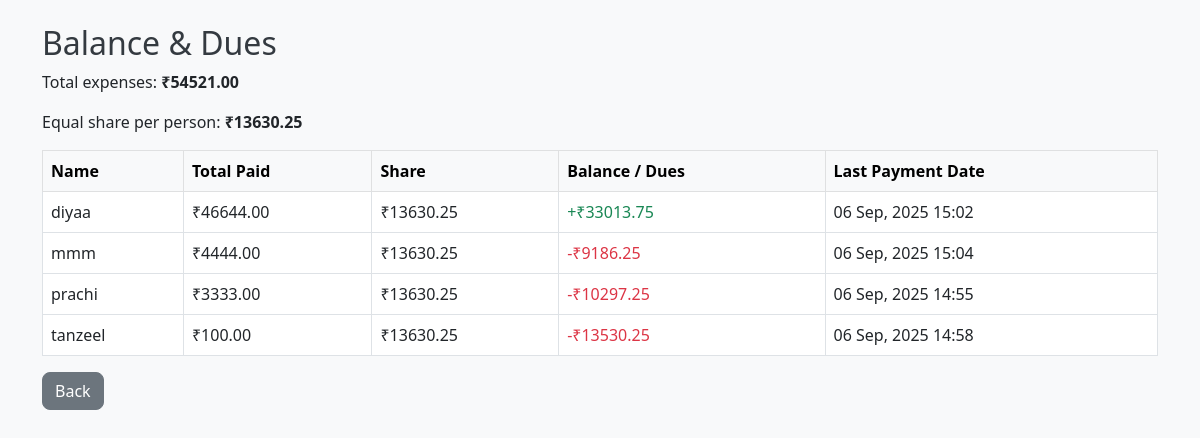
The app's page /balance/ with its own data.
### expenses/models.py (models this page shows, shortened)
class Expense(models.Model):
    description = models.CharField(max_length=255)
    amount = models.DecimalField(max_digits=10, decimal_places=2)
    paid_by = models.CharField(max_length=100)
    date_added = models.DateTimeField(auto_now_add=True)

### expenses/views.py (the view)
# urls.py: path('balance/', views.balance, name='balance'),
def balance(request):
    totals_qs = Expense.objects.values('paid_by').annotate(
        total=Sum('amount'),
        last_date=Max('date_added')
    )
    totals = {item['paid_by']: item['total'] for item in totals_qs}
    last_dates = {item['paid_by']: item['last_date'] for item in totals_qs}
    member_names = sorted(set(list(totals.keys()) + list(Member.objects.values_list('name', flat=True))))
    total_expense = sum(totals.values()) if totals else 0
    count = len(member_names) if member_names else 1
    per_person_share = total_expense / count if count > 0 else 0
    rows = []
    for name in member_names:
        paid = totals.get(name, 0)
        balance_amt = paid - per_person_share
        last_date = last_dates.get(name, None)
        rows.append({
            'name': name,
            'paid': paid,
            'share': per_person_share,
            'balance': balance_amt,
            'balance_abs': abs(balance_amt),
            'last_date': last_date
        })
    return render(request, 'expenses/balance.html', {
        'rows': rows,
        'total_expense': total_expense,
        'per_person_share': per_person_share
    })

### expenses/templates/expenses/balance.html (shortened to what this page needs)
{% load static %}
<!DOCTYPE html>
<html>
<head>
  <link href="https://cdn.jsdelivr.net/npm/bootstrap@5.3.0/dist/css/bootstrap.min.css" rel="stylesheet">
  <link rel="stylesheet" type="text/css" href="{% static 'css/style.css' %}">
</head>
<body>
<div class="container py-4">
  <h2>Balance & Dues</h2>
  <p>Total expenses: <strong>₹{{ total_expense|floatformat:2 }}</strong></p>
  <p>Equal share per person: <strong>₹{{ per_person_share|floatformat:2 }}</strong></p>
  <table class="table table-bordered">
    <thead class="table-light">
      <tr>
        <th>Name</th>
        <th>Total Paid</th>
        <th>Share</th>
        <th>Balance / Dues</th>
        <th>Last Payment Date</th>
      </tr>
    </thead>
    <tbody>
      {% for r in rows %}
      <tr>
        <td>{{ r.name }}</td>
        <td>₹{{ r.paid|floatformat:2 }}</td>
        <td>₹{{ r.share|floatformat:2 }}</td>
        <td>
          {% if r.balance >= 0 %}
            <span class="text-success">+₹{{ r.balance|floatformat:2 }}</span>
          {% else %}
            <span class="text-danger">-₹{{ r.balance_abs|floatformat:2 }}</span>
          {% endif %}
        </td>
        <td>
          {% if r.last_date %}
            {{ r.last_date|date:"d M, Y H:i" }}
          {% else %}
            N/A
          {% endif %}
        </td>
      </tr>
      {% endfor %}
    </tbody>
  </table>
  <a href="{% url 'home' %}" class="btn btn-secondary">Back</a>
</div>
</body>
</html>

### static/css/style.css (style rules this page uses)
body { background-color: #f8f9fa; font-family: "Segoe UI", Arial, sans-serif; }
h2 { color: #343a40; }
.btn { border-radius: 8px; }

### records on screen
Expense: name "mmm", paid "4444.00", share "13630.25", balance_abs "9186.25", last_date "06 Sep, 2025 15:04"
Expense: name "prachi", paid "3333.00", share "13630.25", balance_abs "10297.25", last_date "06 Sep, 2025 14:55"
Expense: name "tanzeel", paid "100.00", share "13630.25", balance_abs "13530.25", last_date "06 Sep, 2025 14:58"

### other values on screen
{{ total_expense|floatformat:2 }} "54521.00"
{{ per_person_share|floatformat:2 }} "13630.25"
{{ r.name }} "diyaa"
{{ r.paid|floatformat:2 }} "46644.00"
{{ r.share|floatformat:2 }} "13630.25"
{{ r.balance|floatformat:2 }} "33013.75"
{{ r.last_date|date:"d M, Y H:i" }} "06 Sep, 2025 15:02"
